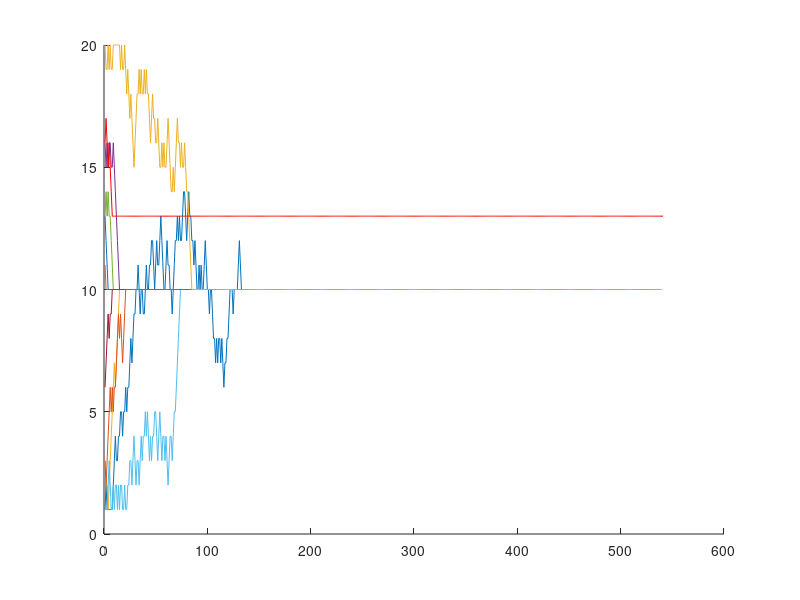

The MATLAB source for this figure: (Note: this script raises an error after producing the figure.)
clear all;close all

Q=rand(20,3); xold=[];

for k=1:400

    x_ini=randi(20)

    xT=10;

    pfwd=0.7;

    alp=0.31;

    gam=0.1

    eps0=1;eps=eps0;

    N=540;

    x(1)=x_ini;

    for i=1:N,

        % chose an action from state x(i)

        [~,a] =  max(Q(x(i),:));

        c=rand;if c<eps, a=a; else a=randi(3);end

        eps=eps+(1-eps0)/N;

        x(i+1)=x(i)+(a-2)*randsrc(1,1,[1 -1;pfwd  1-pfwd]) ; % motion of human based on action

            if x(i+1)>=20, x(i+1)=20;end

        if x(i+1)<=1, x(i+1)=1;end

    

        [~,a_next] = max(Q(x(i+1),:));  % get future action

        if abs(x(i+1)-xT)< abs(x(i)-xT), r(i)=0;

        else r(i)=-1; end

        Q(x(i),a)=Q(x(i),a)+alp*(r(i)-gam*Q(x(i+1),a_next)-Q(x(i),a));

        xold(k,i)=x(i);

    end

    

end

x(1)=randi(20); %randi([min(xold) max(xold)]);

 

for i=1:N,

    % chose an action from state x(i)

    [~,a] = max(Q(x(i),:));

    x(i+1)=x(i)+(a-2)*randsrc(1,1,[1 -1;pfwd  1-pfwd]); % motion of human based on action

    if x(i+1)>=20, x(i+1)=20;end

    if x(i+1)<=1, x(i+1)=1;end

    [~,a_next] = max(Q(x(i+1),:));  % get future action

    if abs(x(i+1)-xT)< abs(x(i)-xT), r(i)=0;

    else r(i)=-1; end

    Q(x(i),a)=Q(x(i),a)+alp*(r(i)-gam*Q(x(i+1),a_next)-Q(x(i),a));

end

%figure; hold

%stairs(xold,'b');stairs(x);legend('Training Data','Trained Sys. w New IC-s.');shg

 

figure

hold

for k=1:10,plot(xold(k,:));end

plot(x,'r')
xlim([0 ])

legend({'Training data','Training data','Training data','Training data','Training data','Training data','Training data','Training data','Training data','Training data', 'Trained'})

xlabel('Time, t');ylabel('State,s(t)')

shg

figure

bar3(Q+1);shg
